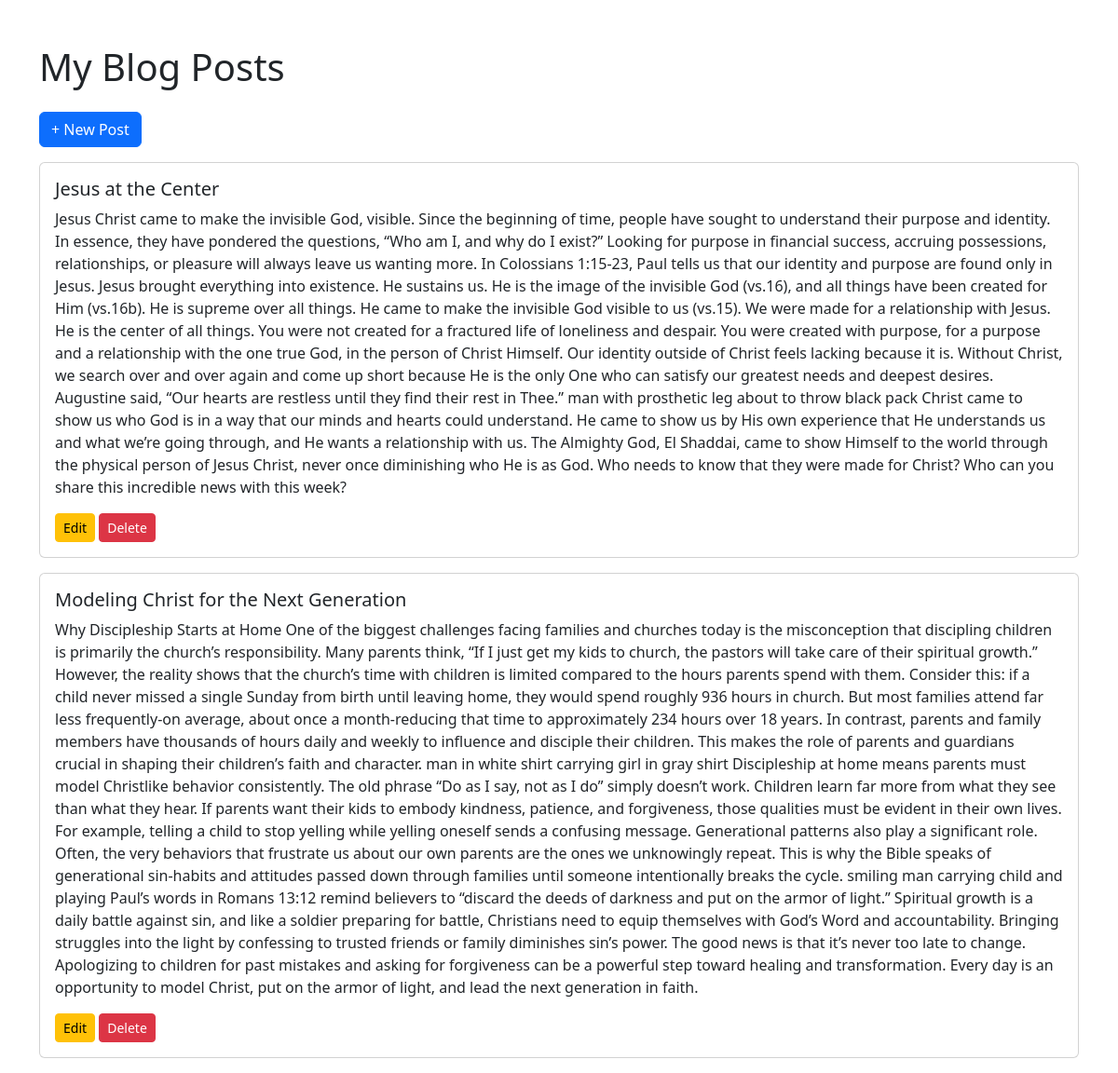
The page / on the database its author committed.
### blog/models.py (models this page shows, shortened)
class Post(models.Model):
    title = models.CharField(max_length=200)
    content = models.TextField()
    created_at = models.DateTimeField(default=timezone.now)
    updated_at = models.DateTimeField(auto_now=True)

### blog/views.py (the view)
# urls.py: path('', views.home, name='home'),
def home(request):
    posts = Post.objects.all().order_by('-created_at')
    return render(request, 'blog/home.html', {'posts': posts})

### blog/templates/blog/home.html (shortened to what this page needs)
{% extends 'blog/base.html' %}
{% block content %}
<h1 class="mb-4">My Blog Posts</h1>
<a href="{% url 'create_post' %}" class="btn btn-primary mb-3">+ New Post</a>
{% for post in posts %}
<div class="card mb-3">
    <div class="card-body">
        <h5 class="card-title">{{ post.title }}</h5>
        <p class="card-text">{{ post.content }}</p>
        <a href="{% url 'update_post' post.pk %}" class="btn btn-sm btn-warning">Edit</a>
        <a href="{% url 'delete_post' post.pk %}" class="btn btn-sm btn-danger">Delete</a>
    </div>
</div>
{% empty %}
    <div class="alert alert-info">No posts yet!</div>
{% endfor %}
{% endblock %}

### blog/templates/blog/base.html (shortened to what this page needs)
<!DOCTYPE html>
<html lang="en">
<head>
    <link href="https://cdn.jsdelivr.net/npm/bootstrap@5.3.3/dist/css/bootstrap.min.css" rel="stylesheet">
</head>
<body>
    <div class="container mt-5">
        {% block content %}{% endblock %}
    </div>
</body>
</html>

### rows shown on the page
Post: title "Jesus at the Center", content "Jesus Christ came to make the invisible God, visible. Since the beginning of time, people have sought to understand their purpose and identity. In essence, they have pondered the questions, “Who am I, and why do I exist?” Looking for purpose in financial success, accruing possessions, relationships, or pleasure will always leave us wanting more. In Colossians 1:15-23, Paul tells us that our identity and purpose are found only in Jesus. Jesus brought everything into existence. He sustains us. He is the image of the invisible God (vs.16), and all things have been created for Him (vs.16b). He is supreme over all things. He came to make the invisible God visible to us (vs.15). We were made for…"
Post: title "Modeling Christ for the Next Generation", content "Why Discipleship Starts at Home One of the biggest challenges facing families and churches today is the misconception that discipling children is primarily the church’s responsibility. Many parents think, “If I just get my kids to church, the pastors will take care of their spiritual growth.” However, the reality shows that the church’s time with children is limited compared to the hours parents spend with them. Consider this: if a child never missed a single Sunday from birth until leaving home, they would spend roughly 936 hours in church. But most families attend far less frequently-on average, about once a month-reducing that time to approximately 234 hours over 18 years. In contrast,…"
